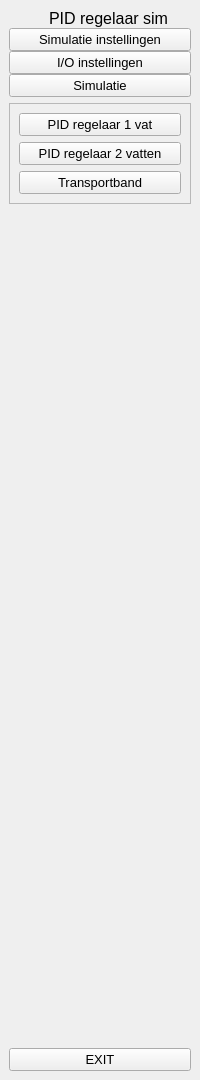
     <widget class="QWidget" name="fullMenuWidget" native="true">
      <layout class="QGridLayout" name="gridLayout_4">
       <property name="leftMargin">
        <number>9</number>
       </property>
       <property name="topMargin">
        <number>9</number>
       </property>
       <property name="rightMargin">
        <number>9</number>
       </property>
       <property name="bottomMargin">
        <number>9</number>
       </property>
       <item row="2" column="0">
        <widget class="QFrame" name="SimulatieOptiesFrame">
         <property name="frameShape">
          <enum>QFrame::StyledPanel</enum>
         </property>
         <property name="frameShadow">
          <enum>QFrame::Raised</enum>
         </property>
         <layout class="QGridLayout" name="gridLayout_2">
          <item row="0" column="0">
           <layout class="QVBoxLayout" name="verticalLayout_6">
            <item>
             <widget class="QPushButton" name="pushButton_1Vat">
              <property name="font">
               <font>
                <pointsize>10</pointsize>
               </font>
              </property>
              <property name="text">
               <string>PID regelaar 1 vat</string>
              </property>
              <property name="icon">
               <iconset resource="Resource.qrc">
                <normaloff>:/Icon/icon/play-6-32.ico</normaloff>
                <normalon>:/Icon/icon/play-6-32 blauw.ico</normalon>:/Icon/icon/play-6-32.ico</iconset>
              </property>
              <property name="iconSize">
               <size>
                <width>20</width>
                <height>20</height>
               </size>
              </property>
              <property name="checkable">
               <bool>true</bool>
              </property>
              <property name="autoExclusive">
               <bool>false</bool>
              </property>
             </widget>
            </item>
            <item>
             <widget class="QPushButton" name="pushButton_2Vatten">
              <property name="font">
               <font>
                <pointsize>10</pointsize>
               </font>
              </property>
              <property name="text">
               <string>PID regelaar 2 vatten</string>
              </property>
              <property name="icon">
               <iconset resource="Resource.qrc">
                <normaloff>:/Icon/icon/play-6-32.ico</normaloff>
                <normalon>:/Icon/icon/play-6-32 blauw.ico</normalon>:/Icon/icon/play-6-32.ico</iconset>
              </property>
              <property name="iconSize">
               <size>
                <width>20</width>
                <height>20</height>
               </size>
              </property>
              <property name="checkable">
               <bool>true</bool>
              </property>
              <property name="autoExclusive">
               <bool>false</bool>
              </property>
             </widget>
            </item>
            <item>
             <widget class="QPushButton" name="pushButton_transportband">
              <property name="font">
               <font>
                <pointsize>10</pointsize>
               </font>
              </property>
              <property name="text">
               <string>Transportband</string>
              </property>
              <property name="icon">
               <iconset resource="Resource.qrc">
                <normaloff>:/Icon/icon/play-6-32.ico</normaloff>
                <normalon>:/Icon/icon/play-6-32 blauw.ico</normalon>:/Icon/icon/play-6-32.ico</iconset>
              </property>
              <property name="iconSize">
               <size>
                <width>20</width>
                <height>20</height>
               </size>
              </property>
              <property name="checkable">
               <bool>true</bool>
              </property>
              <property name="autoExclusive">
               <bool>false</bool>
              </property>
             </widget>
            </item>
           </layout>
          </item>
         </layout>
        </widget>
       </item>
       <item row="4" column="0">
        <widget class="QPushButton" name="pushButton_exit2">
         <property name="font">
          <font>
           <pointsize>10</pointsize>
          </font>
         </property>
         <property name="text">
          <string>EXIT</string>
         </property>
         <property name="icon">
          <iconset resource="Resource.qrc">
           <normaloff>:/Icon/icon/close-window-64.ico</normaloff>
           <normalon>:/Icon/icon/close-window-64 blauw.ico</normalon>:/Icon/icon/close-window-64.ico</iconset>
         </property>
         <property name="iconSize">
          <size>
           <width>20</width>
           <height>20</height>
          </size>
         </property>
         <property name="checkable">
          <bool>false</bool>
         </property>
         <property name="autoExclusive">
          <bool>false</bool>
         </property>
        </widget>
       </item>
       <item row="3" column="0">
        <spacer name="verticalSpacer_2">
         <property name="orientation">
          <enum>Qt::Vertical</enum>
         </property>
         <property name="sizeHint" stdset="0">
          <size>
           <width>20</width>
           <height>838</height>
          </size>
         </property>
        </spacer>
       </item>
       <item row="0" column="0">
        <layout class="QVBoxLayout" name="verticalLayout_2">
         <property name="spacing">
          <number>0</number>
         </property>
         <item>
          <layout class="QHBoxLayout" name="horizontalLayout_5">
           <item>
            <widget class="QLabel" name="logo2">
             <property name="minimumSize">
              <size>
               <width>0</width>
               <height>0</height>
              </size>
             </property>
             <property name="maximumSize">
              <size>
               <width>40</width>
               <height>16777215</height>
              </size>
             </property>
             <property name="text">
              <string/>
             </property>
             <property name="pixmap">
              <pixmap>icon/simulation.png</pixmap>
             </property>
             <property name="scaledContents">
              <bool>true</bool>
             </property>
            </widget>
           </item>
           <item>
            <widget class="QLabel" name="logoText">
             <property name="font">
              <font>
               <pointsize>12</pointsize>
              </font>
             </property>
             <property name="text">
              <string>PID regelaar sim</string>
             </property>
            </widget>
           </item>
          </layout>
         </item>
         <item>
          <widget class="QPushButton" name="pushButton_settingsPage2">
           <property name="font">
            <font>
             <pointsize>10</pointsize>
            </font>
           </property>
           <property name="text">
            <string>Simulatie instellingen</string>
           </property>
           <property name="icon">
            <iconset resource="Resource.qrc">
             <normaloff>:/Icon/icon/settings-5-32.ico</normaloff>
             <normalon>:/Icon/icon/settings-5-32 blauw.ico</normalon>:/Icon/icon/settings-5-32.ico</iconset>
           </property>
           <property name="iconSize">
            <size>
             <width>20</width>
             <height>20</height>
            </size>
           </property>
           <property name="checkable">
            <bool>true</bool>
           </property>
           <property name="autoExclusive">
            <bool>true</bool>
           </property>
          </widget>
         </item>
         <item>
          <widget class="QPushButton" name="pushButton_IOPage2">
           <property name="font">
            <font>
             <pointsize>10</pointsize>
            </font>
           </property>
           <property name="text">
            <string>I/O instellingen</string>
           </property>
           <property name="icon">
            <iconset resource="Resource.qrc">
             <normaloff>:/Icon/icon/settings-12-32.ico</normaloff>
             <normalon>:/Icon/icon/settings-12-32 blauw.ico</normalon>:/Icon/icon/settings-12-32.ico</iconset>
           </property>
           <property name="iconSize">
            <size>
             <width>20</width>
             <height>20</height>
            </size>
           </property>
           <property name="checkable">
            <bool>true</bool>
           </property>
           <property name="autoExclusive">
            <bool>true</bool>
           </property>
          </widget>
         </item>
         <item>
          <widget class="QPushButton" name="pushButton_simPage2">
           <property name="font">
            <font>
             <pointsize>10</pointsize>
            </font>
           </property>
           <property name="text">
            <string>Simulatie</string>
           </property>
           <property name="icon">
            <iconset resource="Resource.qrc">
             <normaloff>:/Icon/icon/play-6-32.ico</normaloff>
             <normalon>:/Icon/icon/play-6-32 blauw.ico</normalon>:/Icon/icon/play-6-32.ico</iconset>
           </property>
           <property name="iconSize">
            <size>
             <width>20</width>
             <height>20</height>
            </size>
           </property>
           <property name="checkable">
            <bool>true</bool>
           </property>
           <property name="autoExclusive">
            <bool>false</bool>
           </property>
          </widget>
         </item>
        </layout>
       </item>
      </layout>
     </widget>
